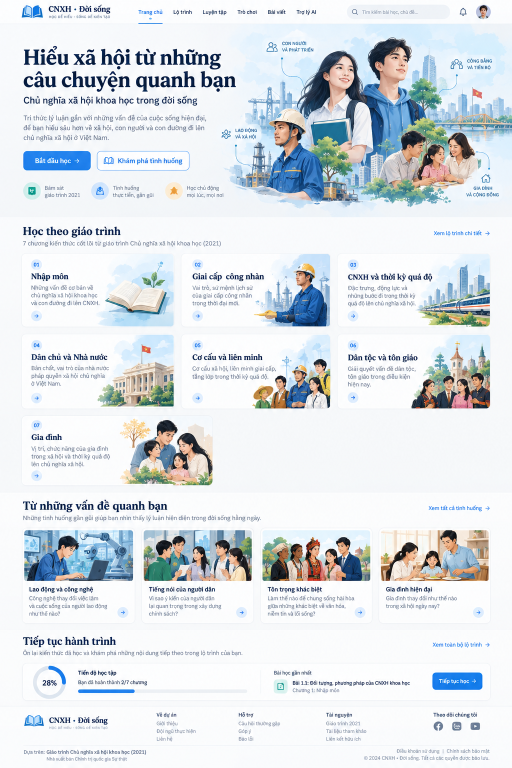
#> input picture output/ui-cnxh/home.png, 1024 x 1536 px (shown at 1/2 size); its folder holds 4 pictures in this run
$ python crop-ui-assets.py
#> lines starting #> are read from the running program, lines starting #| are printed output that depends on the picture
"""Crop the existing generated UI artwork without regenerating pixels.
Run: python scripts/crop-ui-assets.py
Requires Pillow. Source mockups are kept in output/ui-cnxh.
"""
from pathlib import Path
from PIL import Image
import json
root = Path(__file__).resolve().parent.parent
source = root / 'output/ui-cnxh'
out = root / 'assets/illustrations/generated'
out.mkdir(parents=True, exist_ok=True)
crops = {
 'home': [
  ('hero-society',(442,56,1024,424)),
  ('chapter-1',(209,518,346,651)), ('chapter-2',(565,511,660,651)),
  ('chapter-3',(878,510,978,651)), ('chapter-4',(233,679,346,816)),
  ('chapter-5',(562,682,660,816)), ('chapter-6',(843,682,978,816)),
  ('chapter-7',(242,834,424,967)),
  ('case-automation',(49,1062,265,1161)), ('case-participation',(288,1062,503,1161)),
  ('case-diversity',(526,1062,741,1161)), ('case-family',(765,1062,977,1161)),
 ],
 'overview': [('case-study',(273,229,400,315)),('case-development',(273,478,400,566))],
 'chapter1': [('books-learning',(744,77,925,308))],
 'chapter2': [('factory-automation',(604,374,899,604))],
}
manifest=[]
for stem, items in crops.items():
 im=Image.open(source / (stem+'.png')).convert('RGB')
#> im is the input picture: PIL image 1024x1536 RGB; mean R, G, B 220.6, 226.1, 230.6
 for name, box in items:
  dest=out/(name+'.webp')
  im.crop(box).save(dest,'WEBP',quality=90,method=6)
  manifest.append({'file':str(dest.relative_to(root)).replace('\\','/'),'source':stem+'.png','box':box})
#> this loop made 12 passes
#> pass 1, `im.crop(box).save(dest,'WEBP',quality=90,method=6)`:
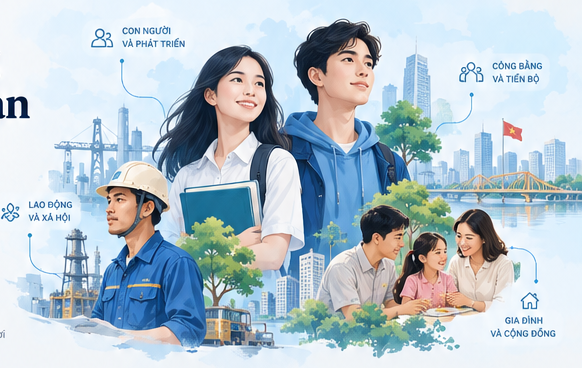
#> saved as hero-society.webp: PIL image 582x368 RGB; mean R, G, B 180.4, 195.7, 205.7
#> pass 2, `im.crop(box).save(dest,'WEBP',quality=90,method=6)`:
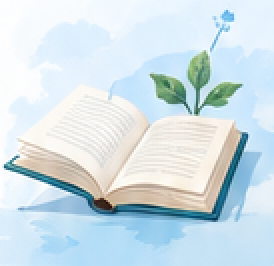
#> saved as chapter-1.webp: PIL image 137x133 RGB (shown 2 times larger); mean R, G, B 208.3, 224.7, 231.9
#> after the loop, manifest = 12 items
#> (the run stopped early here; a loop or call above may not have finished)
